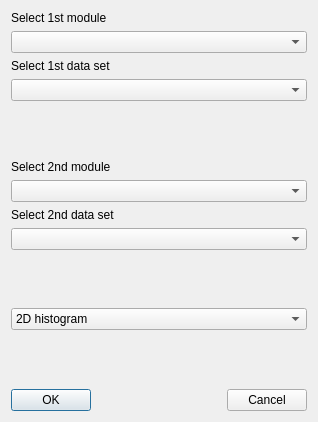
<ui version="4.0" >
 <class>CorrelSelBase</class>
 <widget class="QDialog" name="CorrelSelBase" >
  <property name="geometry" >
   <rect>
    <x>0</x>
    <y>0</y>
    <width>318</width>
    <height>422</height>
   </rect>
  </property>
  <property name="windowTitle" >
   <string>Specify data sets to be compared</string>
  </property>
  <layout class="QVBoxLayout" >
   <property name="spacing" >
    <number>6</number>
   </property>
   <property name="margin" >
    <number>11</number>
   </property>
   <item>
    <layout class="QVBoxLayout" >
     <property name="spacing" >
      <number>6</number>
     </property>
     <property name="margin" >
      <number>0</number>
     </property>
     <item>
      <widget class="QLabel" name="FirstModLabel" >
       <property name="text" >
        <string>Select 1st module</string>
       </property>
       <property name="wordWrap" >
        <bool>false</bool>
       </property>
      </widget>
     </item>
     <item>
      <widget class="QComboBox" name="FirstMod" />
     </item>
     <item>
      <widget class="QLabel" name="FirstselLabel" >
       <property name="text" >
        <string>Select 1st data set</string>
       </property>
       <property name="wordWrap" >
        <bool>false</bool>
       </property>
      </widget>
     </item>
     <item>
      <widget class="QComboBox" name="FirstSel" />
     </item>
     <item>
      <spacer name="Spacer4" >
       <property name="orientation" >
        <enum>Qt::Vertical</enum>
       </property>
       <property name="sizeType" >
        <enum>QSizePolicy::Expanding</enum>
       </property>
       <property name="sizeHint" stdset="0" >
        <size>
         <width>20</width>
         <height>20</height>
        </size>
       </property>
      </spacer>
     </item>
     <item>
      <widget class="QLabel" name="SecondModLabel" >
       <property name="text" >
        <string>Select 2nd module</string>
       </property>
       <property name="wordWrap" >
        <bool>false</bool>
       </property>
      </widget>
     </item>
     <item>
      <widget class="QComboBox" name="SecondMod" />
     </item>
     <item>
      <widget class="QLabel" name="SecondselLabel" >
       <property name="text" >
        <string>Select 2nd data set</string>
       </property>
       <property name="wordWrap" >
        <bool>false</bool>
       </property>
      </widget>
     </item>
     <item>
      <widget class="QComboBox" name="SecondSel" />
     </item>
     <item>
      <spacer name="Spacer3" >
       <property name="orientation" >
        <enum>Qt::Vertical</enum>
       </property>
       <property name="sizeType" >
        <enum>QSizePolicy::Expanding</enum>
       </property>
       <property name="sizeHint" stdset="0" >
        <size>
         <width>20</width>
         <height>20</height>
        </size>
       </property>
      </spacer>
     </item>
     <item>
      <widget class="QComboBox" name="PlotType" >
       <property name="currentIndex" >
        <number>1</number>
       </property>
       <item>
        <property name="text" >
         <string>Scatter graph</string>
        </property>
       </item>
       <item>
        <property name="text" >
         <string>2D histogram</string>
        </property>
       </item>
       <item>
        <property name="text" >
         <string>Table of correlation coeff.</string>
        </property>
       </item>
      </widget>
     </item>
     <item>
      <spacer name="Spacer5" >
       <property name="orientation" >
        <enum>Qt::Vertical</enum>
       </property>
       <property name="sizeType" >
        <enum>QSizePolicy::Expanding</enum>
       </property>
       <property name="sizeHint" stdset="0" >
        <size>
         <width>20</width>
         <height>20</height>
        </size>
       </property>
      </spacer>
     </item>
     <item>
      <layout class="QHBoxLayout" >
       <property name="spacing" >
        <number>6</number>
       </property>
       <property name="margin" >
        <number>0</number>
       </property>
       <item>
        <widget class="QPushButton" name="OKButt" >
         <property name="text" >
          <string>OK</string>
         </property>
        </widget>
       </item>
       <item>
        <spacer name="Spacer1" >
         <property name="orientation" >
          <enum>Qt::Horizontal</enum>
         </property>
         <property name="sizeType" >
          <enum>QSizePolicy::Expanding</enum>
         </property>
         <property name="sizeHint" stdset="0" >
          <size>
           <width>20</width>
           <height>20</height>
          </size>
         </property>
        </spacer>
       </item>
       <item>
        <widget class="QPushButton" name="CancButt" >
         <property name="text" >
          <string>Cancel</string>
         </property>
        </widget>
       </item>
      </layout>
     </item>
    </layout>
   </item>
  </layout>
 </widget>
 <layoutdefault spacing="6" margin="11" />
 <pixmapfunction>qPixmapFromMimeSource</pixmapfunction>
 <resources/>
 <connections/>
</ui>
